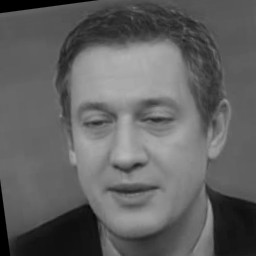
#> input picture preprocessing_raw_image_data/test_gray/fake/000 (23).png, 256 x 256 px; its folder holds only this picture in this run
$ python train_model.py
#> lines starting #> are read from the running program, lines starting #| are printed output that depends on the picture
### pipeline.py
#!/usr/bin/env python3
"""
Complete TDA-based DeepFake Detection Pipeline
Integrates all modules: preprocessing, filtration, persistence, feature extraction, and classification
"""

import os
import sys
import numpy as np
from pathlib import Path
from PIL import Image
from sklearn.metrics import accuracy_score, classification_report, confusion_matrix
import warnings
warnings.filterwarnings('ignore')

# Add module paths to sys.path
sys.path.insert(0, str(Path(__file__).parent))
sys.path.insert(0, str(Path(__file__).parent / "Filtration"))
sys.path.insert(0, str(Path(__file__).parent / "Homology and Topology"))
sys.path.insert(0, str(Path(__file__).parent / "ML Models"))
sys.path.insert(0, str(Path(__file__).parent / "Preprocessing"))

# Import modules
from Filtration import Filtration
from T_Diagrams import Persistence
from Entropy import TDA_FeatureExtractor
from SVM import TDASVMClassifier


# =========================================================
# 1. Data Loading Functions
# =========================================================
def load_image(image_path):
    """Load a single image and convert to numpy array"""
    try:
        img = Image.open(image_path)
#> img is the input picture: PIL image 256x256 L; min 0, max 182, mean 97.2
        if img.mode != 'L':
            img = img.convert('L')
        return np.array(img, dtype=np.float32)
    except Exception as e:
        print(f"Error loading {image_path}: {e}")
        return None


def load_dataset(data_dir, max_images_per_class=None):
    """
    Load images from test_gray and val_gray folders

    Args:
        data_dir: Path to preprocessing_raw_image_data directory
        max_images_per_class: Limit number of images per class (for testing)

    Returns:
        images: List of numpy arrays
        labels: List of labels (0=fake, 1=real)
        dataset_info: Dictionary with dataset statistics
    """
    data_path = Path(data_dir)
    images = []
    labels = []

    datasets = ["test_gray", "val_gray"]
    class_folders = ["fake", "real"]

    dataset_info = {
        "test_gray": {"fake": 0, "real": 0},
        "val_gray": {"fake": 0, "real": 0}
    }

    for dataset in datasets:
        dataset_path = data_path / dataset
        if not dataset_path.exists():
            print(f"Warning: {dataset_path} does not exist, skipping...")
            continue

        for class_idx, class_folder in enumerate(class_folders):
            class_path = dataset_path / class_folder
            if not class_path.exists():
                continue

            # Get all image files
            image_files = list(class_path.glob("*.png")) + list(class_path.glob("*.jpg"))

            if max_images_per_class:
                image_files = image_files[:max_images_per_class]

            print(f"Loading {len(image_files)} {class_folder} images from {dataset}...")

            for img_file in image_files:
                img_array = load_image(img_file)
                if img_array is not None:
                    images.append(img_array)
                    labels.append(class_idx)  # 0=fake, 1=real
                    dataset_info[dataset][class_folder] += 1

    print(f"\nDataset Summary:")
    print(f"Total images loaded: {len(images)}")
    print(f"Fake images: {sum(1 for l in labels if l == 0)}")
    print(f"Real images: {sum(1 for l in labels if l == 1)}")
    print(f"Dataset breakdown: {dataset_info}")

    return images, labels, dataset_info


# =========================================================
# 2. Image to Point Cloud Conversion
# =========================================================
# [172 lines left out: functions image_to_point_cloud, apply_filtrations_to_image, extract_tda_features_for_image, not called in this run]


# =========================================================
# 5. Main Pipeline
# =========================================================
def main():
    """Main pipeline execution"""

    print("=" * 60)
    print("TDA-Based DeepFake Detection Pipeline")
    print("=" * 60)

    # ---------------------------
    # 1. Load Dataset
    # ---------------------------
    print("\n[1/5] Loading dataset...")
    data_dir = "preprocessing_raw_image_data"

    # For testing, limit images (set to None for full dataset)
    # Use smaller number for quick testing, None for full evaluation
    max_images = 50  # Set to None to use all images
    images, labels, dataset_info = load_dataset(data_dir, max_images_per_class=max_images)

    if len(images) == 0:
        print("Error: No images loaded. Check data directory path.")
        return None

    # Resize images to consistent size for efficiency
    target_size = (128, 128)
    print(f"\nResizing images to {target_size}...")
    images_resized = []
    for img in images:
        img_pil = Image.fromarray(img.astype(np.uint8))
        img_resized = img_pil.resize(target_size, Image.LANCZOS)
        images_resized.append(np.array(img_resized, dtype=np.float32))
#> this loop made 2 passes
#> pass 2, in main, `img_pil = Image.fromarray(img.astype(np.uint8))`:
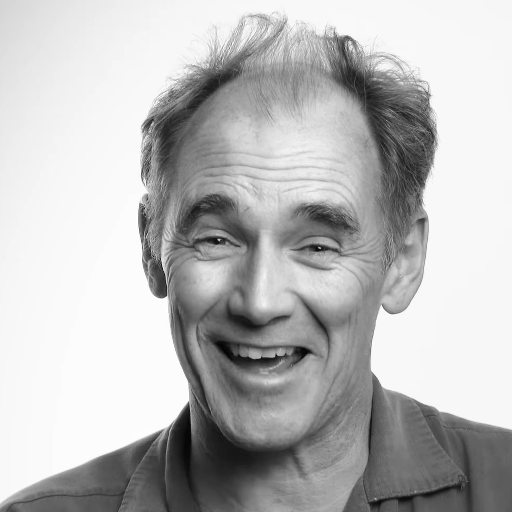
#> img_pil: PIL image 512x512 L; min 4, max 255, mean 185.9
#> pass 2, in main, `img_resized = img_pil.resize(target_size, Image.LANCZOS)`:
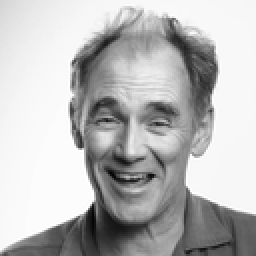
#> img_resized: PIL image 128x128 L (shown 2 times larger); min 3, max 255, mean 185.9
    images = images_resized

    # ---------------------------
    # 2. Initialize Persistence Module
    # ---------------------------
    print("\n[2/5] Initializing persistence module...")
    # Create a dummy image for initialization
    dummy_image = np.zeros((128, 128))
#> dummy_image: shape (128, 128) float64; every value is 0
    persistence_module = Persistence(dummy_image)

    # ---------------------------
    # 3. Extract TDA Features
    # ---------------------------
    print("\n[3/5] Extracting TDA features from images...")
    print("This may take a while...")

    feature_list = []
    failed_count = 0

    for i, img in enumerate(images):
        if (i + 1) % 10 == 0:
            print(f"  Processing image {i+1}/{len(images)}...")

        try:
            feats = extract_tda_features_for_image(img, persistence_module)
            feature_list.append(feats)
        except Exception as e:
            print(f"  Warning: Failed to extract features from image {i+1}: {e}")
            failed_count += 1
            # Use zero features as fallback
            feature_list.append(np.zeros(100))

    if failed_count > 0:
        print(f"  Warning: {failed_count} images failed feature extraction")

    # Convert to numpy array
    features = np.vstack(feature_list)
    labels = np.array(labels)

    print(f"\nFeature matrix shape: {features.shape}")
    print(f"Labels shape: {labels.shape}")

    # ---------------------------
    # 4. Train SVM Classifier
    # ---------------------------
    print("\n[4/5] Training SVM classifier...")
    classifier = TDASVMClassifier(n_components=50, C=3.0, gamma="scale")

    acc, preds, y_test = classifier.fit(features, labels, test_size=0.2)

    # ---------------------------
    # 5. Results and Evaluation
    # ---------------------------
    print("\n[5/5] Final Results")
    print("=" * 60)
    print(f"\nAccuracy: {acc:.4f} ({acc*100:.2f}%)")

    print("\nClassification Report:")
    print(classification_report(y_test, preds, target_names=['Fake', 'Real']))

    print("\nConfusion Matrix:")
    cm = confusion_matrix(y_test, preds)
    print(cm)
    print(f"\nTrue Negatives (Fake correctly identified): {cm[0,0]}")
    print(f"False Positives (Fake misclassified as Real): {cm[0,1]}")
    print(f"False Negatives (Real misclassified as Fake): {cm[1,0]}")
    print(f"True Positives (Real correctly identified): {cm[1,1]}")

    # Calculate additional metrics
    precision = cm[1,1] / (cm[1,1] + cm[0,1]) if (cm[1,1] + cm[0,1]) > 0 else 0
    recall = cm[1,1] / (cm[1,1] + cm[1,0]) if (cm[1,1] + cm[1,0]) > 0 else 0
    f1_score = 2 * (precision * recall) / (precision + recall) if (precision + recall) > 0 else 0

    print(f"\nAdditional Metrics:")
    print(f"Precision: {precision:.4f}")
    print(f"Recall: {recall:.4f}")
    print(f"F1-Score: {f1_score:.4f}")

    print("\n" + "=" * 60)
    print("Pipeline execution complete!")
    print("=" * 60)

    return classifier, features, labels


# =========================================================
# Entry Point
# =========================================================
# [11 lines that do not run on import are left out]

### Homology and Topology/T_Diagrams.py
import numpy as np
from gtda.homology import CubicalPersistence
from gtda.diagrams import PersistenceLandscape, Amplitude, BettiCurve
from gtda.plotting import plot_diagram


class Persistence:
    def __init__(self, images):
        """
        images:
            - Single 2D array (H, W)
            - OR batch of 2D arrays (N, H, W)
        """
        self.images = images

        # Cubical persistence (metric removed — not valid here)
        self.cube = CubicalPersistence(
            homology_dimensions=[0, 1, 2]
        )

        # Diagram vectorizers
        self.landscape = PersistenceLandscape(n_layers=5)
        self.amplitude = Amplitude(metric="wasserstein")
        self.betti = BettiCurve()


    # [44 lines left out: functions compute_diagram, plot_diagram, compute_landscape, compute_amplitude, compute_betti, not called in this run]

### train_model.py
#!/usr/bin/env python3
"""
Train and save the TDA-based DeepFake Detection model
Run this script first to train the model before using the API
"""

import sys
import pickle
from pathlib import Path
import numpy as np

# Add module paths
sys.path.insert(0, str(Path(__file__).parent))
sys.path.insert(0, str(Path(__file__).parent / "Filtration"))
sys.path.insert(0, str(Path(__file__).parent / "Homology and Topology"))
sys.path.insert(0, str(Path(__file__).parent / "ML Models"))
sys.path.insert(0, str(Path(__file__).parent / "Preprocessing"))

from pipeline import main

def train_and_save_model():
    """Train the model using the pipeline and save it"""
    print("=" * 60)
    print("Training DeepFake Detection Model")
    print("=" * 60)

    # Run the main pipeline to train the model
    classifier, features, labels = main()

    if classifier is None:
        print("Error: Model training failed")
        return

    # Save the model
    model_path = Path(__file__).parent / "trained_model.pkl"
    target_size = (128, 128)  # Match the size used in pipeline

    model_data = {
        'classifier': classifier,
        'target_size': target_size,
        'feature_shape': features.shape if features is not None else None
    }

    with open(model_path, 'wb') as f:
        pickle.dump(model_data, f)

    print(f"\n✓ Model saved to {model_path}")
    print("You can now start the API server with: python app.py")
    print("Or run: uvicorn app:app --reload")

if __name__ == "__main__":
    try:
        train_and_save_model()
#> (the call stopped at in __init__, `self.cube = CubicalPersistence( homology_dimensions=[0, 1, 2] )`: gtda is not available in this run)
    except KeyboardInterrupt:
        print("\n\nTraining interrupted by user.")
        sys.exit(1)
    except Exception as e:
        print(f"\n\nError in model training: {e}")
        import traceback
        traceback.print_exc()
        sys.exit(1)
